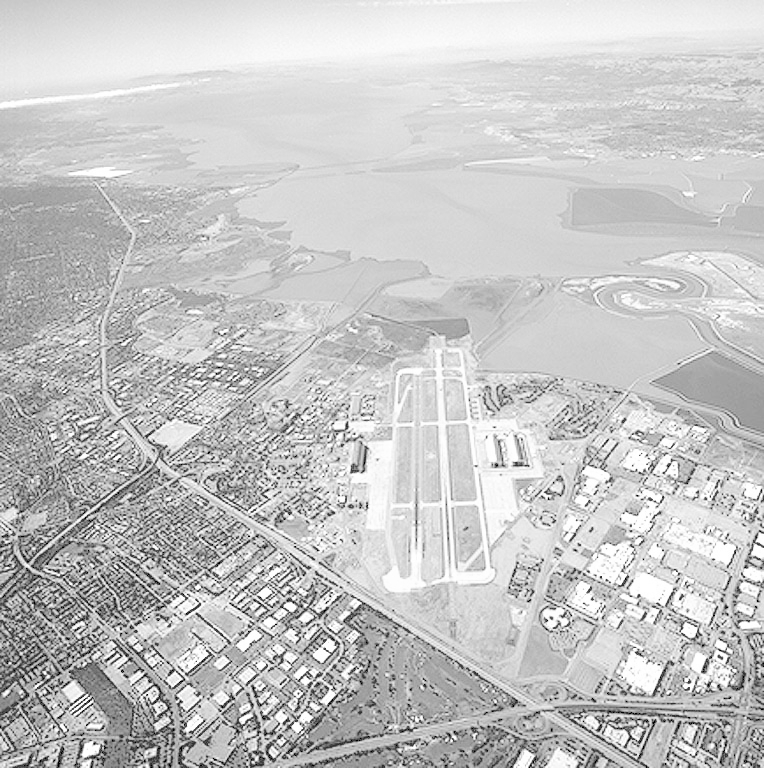
#> input picture image/数字图像处理/03_图像增强之平滑处理/images/Fig3.09(a).jpg, 764 x 768 px
$ python 03_gamma.py
#> lines starting #> are read from the running program, lines starting #| are printed output that depends on the picture
# Author: Shilong YANG
# Desc: Generate negative images

import cv2 as cv
import matplotlib.pyplot as plt
import numpy as np

IMG_DIR = 'images/'
imfile = IMG_DIR + 'Fig3.09(a).jpg'
im = cv.imread(imfile)
#> im is the input picture: shape (768, 764, 3); min 0, max 255, mean 197.2

plt.subplot(1, 2, 1)
plt.imshow(im)
plt.title('Original image')

im_norm = im / 255
gamma = 5
dst = np.power(im_norm, gamma)
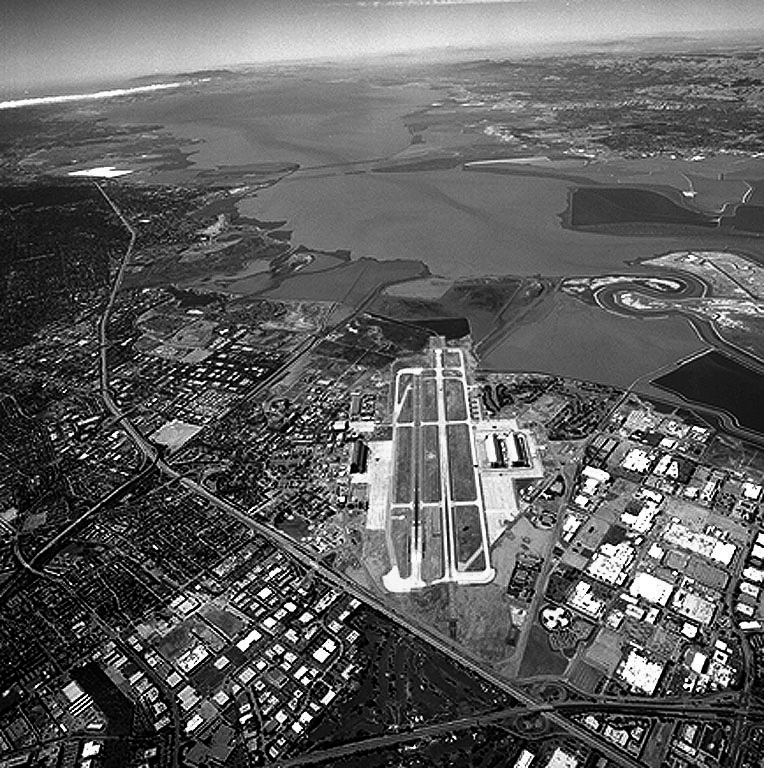
#> dst: shape (768, 764, 3) float64; min 0, max 1, mean 0.372
plt.subplot(1, 2, 2)
plt.imshow(dst, 'gray')
plt.title('Gamma corrected ($\gamma = 5.0$)')
plt.show()
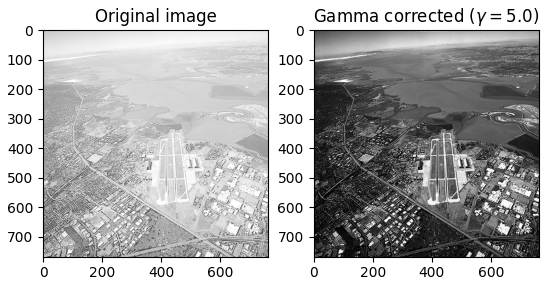
#> figure drawn by matplotlib, 2 panels

$ run again, with image/数字图像处理/03_图像增强之平滑处理/images/Fig3.08(a).jpg copied over image/数字图像处理/03_图像增强之平滑处理/images/Fig3.09(a).jpg
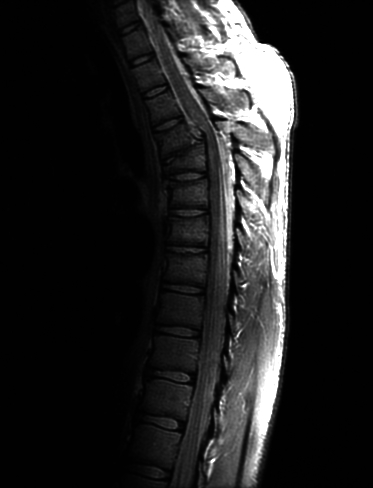
#> input picture image/数字图像处理/03_图像增强之平滑处理/images/Fig3.08(a).jpg, 373 x 488 px
#> im is the input picture: shape (488, 373, 3); min 0, max 255, mean 32.6
#> `dst = np.power(im_norm, gamma)`:
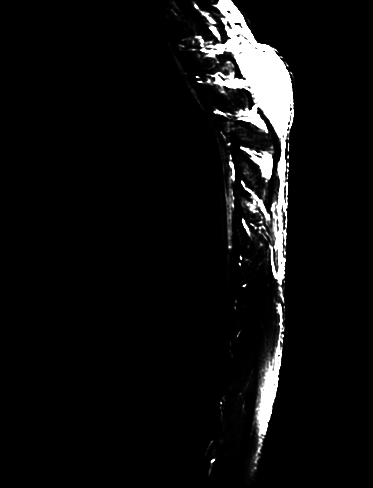
#> dst: shape (488, 373, 3) float64; min 0, max 1, mean 0.0563
#> `plt.show()`:
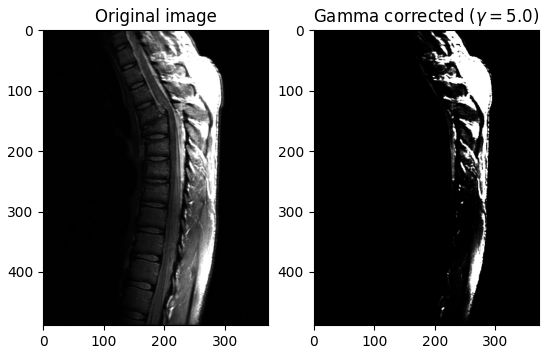
#> figure drawn by matplotlib, 2 panels
